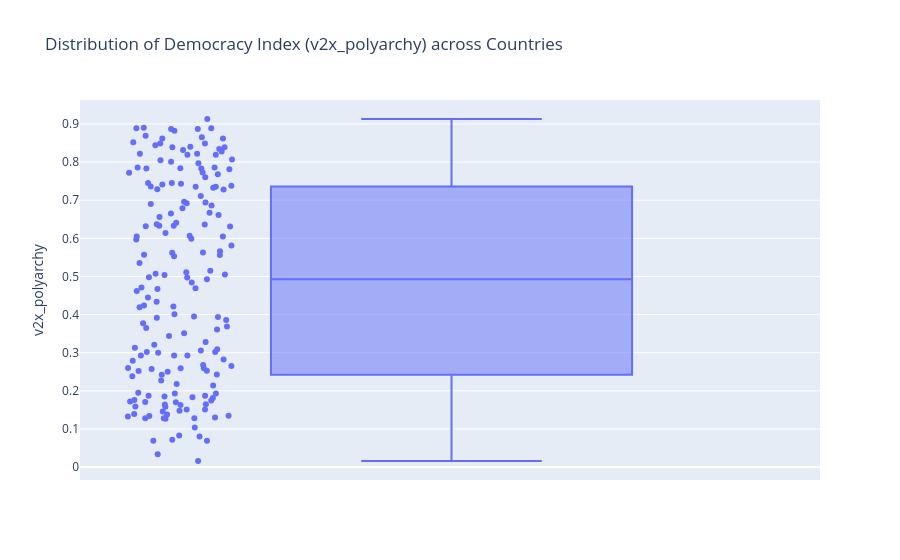

Notebook source saved alongside this figure:
### Markdown cell above
### 6. Box Plot: Distribution of Democracy Scores
Showing the variance and outliers of the Democracy Index for the latest year.

### Code cell
fig_box = px.box(df2, x='v2x_regime', y='v2x_polyarchy',
                 title='Distribution of Democracy Scores by Regime Type')
fig_box.show()
# save
save_fig(fig_box, 'box_democracy_by_regime')

### Figure 1 — Plotly figure (JSON) as saved in the notebook; plotly's stock layout.template omitted (floating-point values rounded to 4 significant figures; data arrays with more than 128 entries replaced by an {"elided": "..."} marker saying what was removed)
{"data": [{"alignmentgroup": "True", "boxpoints": "all", "hovertemplate": "v2x_polyarchy=%{y}<extra></extra>", "legendgroup": "", "marker": {"color": "#636efa"}, "name": "", "notched": false, "offsetgroup": "", "orientation": "v", "showlegend": false, "type": "box", "x0": " ", "xaxis": "x", "y": {"elided": "179 float values"}, "y0": " ", "yaxis": "y"}], "layout": {"boxmode": "group", "legend": {"tracegroupgap": 0}, "title": {"text": "Distribution of Democracy Index (v2x_polyarchy) across Countries"}, "xaxis": {"anchor": "y", "domain": [0, 1]}, "yaxis": {"anchor": "x", "domain": [0, 1], "title": {"text": "v2x_polyarchy"}}}}
